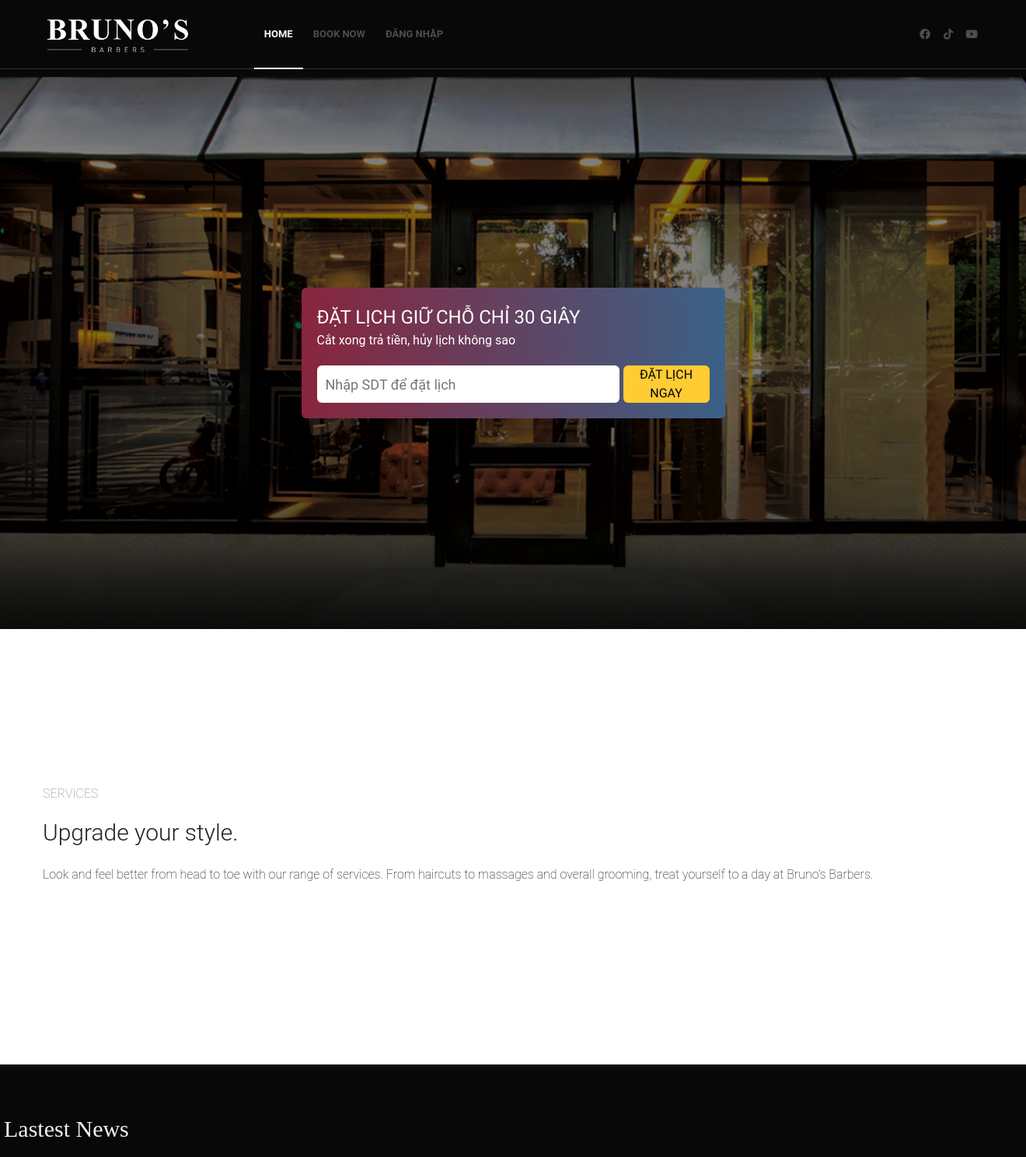
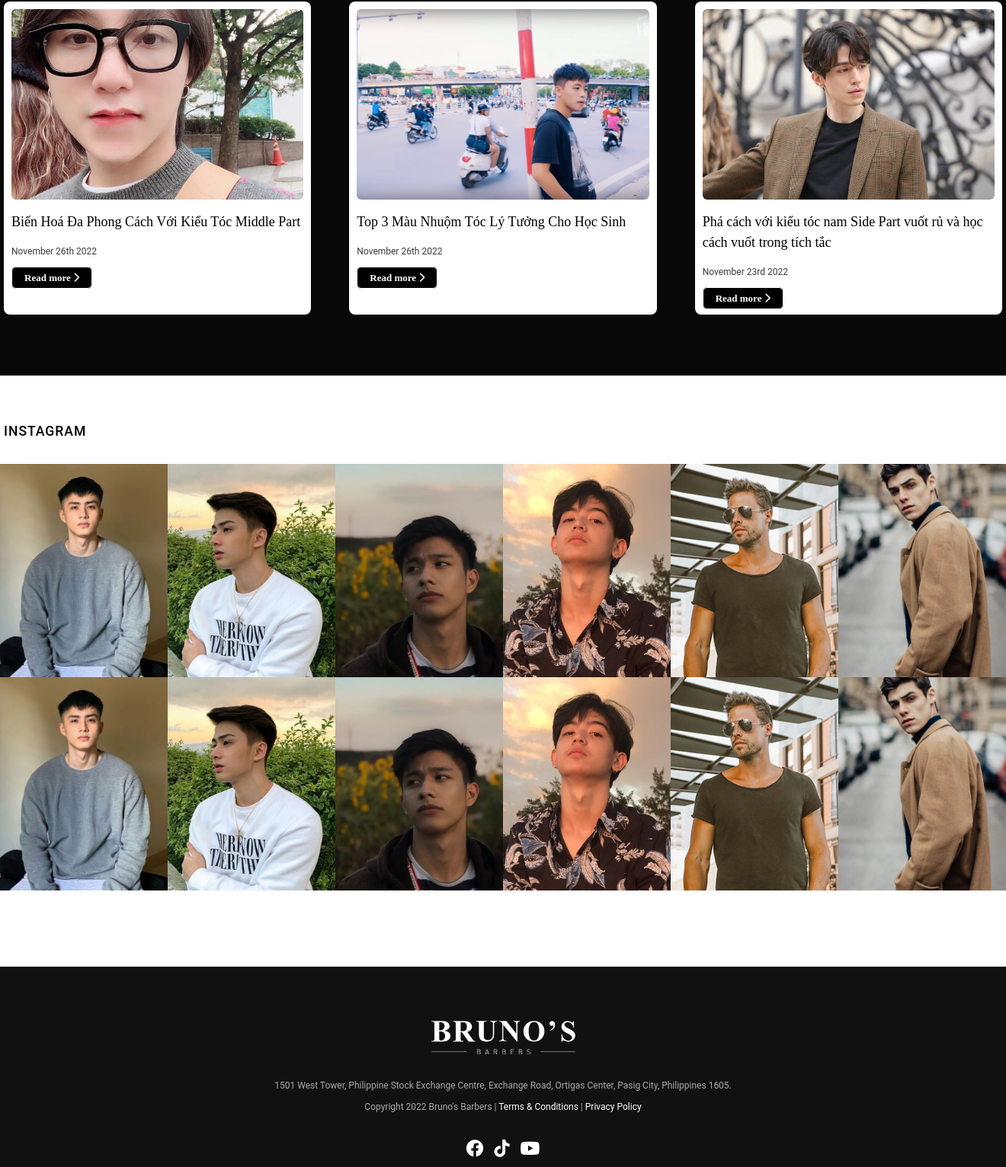
The page / on the database its author committed (2 pictures, top to bottom).
### tables this page shows
CREATE TABLE `posts` (
  `id` int(11) NOT NULL,
  `title` varchar(255) NOT NULL,
  `image` varchar(300) NOT NULL,
  `createdAt` datetime NOT NULL,
  `updateAt` datetime NOT NULL,
  `content` text NOT NULL
);

### controllers/front/index.php (called while the page is built)
<?php
require "models/front.php";
$blogs = query("SELECT * FROM `posts` ORDER BY RAND() LIMIT 3");
require "views/front/index.php";

### index.php (called while the page is built)
<?php
$action = isset($_GET['action']) ? $_GET['action'] : null;
if (isset($action)) :
    switch ($action) {
        case 'index':
            require "controllers/front/index.php";
            break;
        case 'login':
            require "login.php";
            break;
        case 'book':
            require "controllers/front/booking.php";
            break;
        case 'receipt':
            require "controllers/admin/index.php";
            break;
        case 'feedback':
            require "controllers/admin/feedback.php";
            break;
        case 'dashboard':
            require "controllers/admin/dashboard.php";
            break;
        case 'addservice':
            require "controllers/admin/add-service.php";
            break;
        case 'services':
            require "controllers/admin/services.php";
            break;
        case 'edit_service':
            require "controllers/admin/edit_service.php";
            break;
        case 'addemployee':
            require "controllers/admin/add-employee.php";
            break;
        case 'employees':
            require "controllers/admin/employee.php";
            break;
        case 'edit_employee':
            require "controllers/admin/edit_employee.php";
            break;
        case 'addblog':
            require "controllers/admin/add-blog.php";
            break;
        case 'blogs':
            require "controllers/admin/blogs.php";
            break;
        case 'edit_blog':
            require "controllers/admin/edit_blog.php";
            break;
        case 'delete_blog':
            require "controllers/admin/delete_blog.php";
            break;
        case 'addcombo':
            require "controllers/admin/add-combo.php";
            break;
        case 'edit_combo':
            require "controllers/admin/edit_combo.php";
            break;
        case 'booking_offline':
            require "controllers/admin/booking_offline.php";
            break;
        case 'blog_detail':
            require "controllers/front/blog__detail.php";
            break;
        case 'history':
            require "controllers/front/listOrder.php";
            break;
        default:
            require "views/front/404.php";
            break;
    }
else :
    require "controllers/front/index.php";
endif;

### models/front.php (called while the page is built, shortened)
<?php
function connect()
{
    $dbhost  = 'localhost';
    $dbname  = 'pro1014';
    $dbuser  = 'root';
    $dbpass  = '';
    try {
        $dbConn = new PDO("mysql:host=$dbhost;dbname=$dbname;charset=utf8mb4", $dbuser, $dbpass);
        $dbConn->setAttribute(PDO::ATTR_ERRMODE, PDO::ERRMODE_EXCEPTION);
    } catch (PDOException $e) {
        echo $e->getMessage();
    }
    return $dbConn;
}
function query($sql)
{
    $conn = connect();
    $stmt = $conn->prepare($sql);
    $stmt->execute();
    $data = $stmt->fetchAll(PDO::FETCH_ASSOC);
    return $data;
}

### views/front/index.php (the view, shortened to what this page needs)
<!DOCTYPE html>
<html lang="en">
<head>
    <link rel="stylesheet" href="public/css/main.css">
    <link rel="stylesheet" href="https://cdnjs.cloudflare.com/ajax/libs/font-awesome/6.2.0/css/all.min.css" />
    <link rel="stylesheet" href="https://cdnjs.cloudflare.com/ajax/libs/animate.css/4.1.1/animate.min.css" />
</head>
<body>
    <div class="container-fluid">
        <?php require "views/front/partials/header.php"; ?>
        <main>
            <div class="banner">
                <div class="overlay_background"></div>
                <div class="home__form-input" id="booknow">
                    <div class="form-input__slogan">
                        <div class="slogan__title">Đặt lịch giữ chỗ chỉ 30 giây</div>
                        <div class="slogan__text">Cắt xong trả tiền, hủy lịch không sao</div>
                    </div>
                    <?php if(isset($_SESSION['phone_number'])) : ?>
                    <div class="form-input__form">
                        <a href="/?action=book">
                            <button class="button-85" role="button">ĐẶT LỊCH NGAY</button>
                        </a>
                    </div>
                    <?php else: ?>
                    <div class="form-input__form flex">
                        <form action="/book" method="POST" style="width: 100%;">
                            <div class="form__input flex">
                                <input placeholder="Nhập SDT để đặt lịch" type="tel" class="my-input" value="" autofocus name="phone" maxlength="10">
                                <button type="submit" class="btn__action">ĐẶT LỊCH NGAY</button>
                            </div>
                        </form>
                    </div>
                    <?php endif; ?>
                </div>
            </div>
            <div class="list-services">
                <div class="service container">
                    <div class="service_detail">
                        <p class="service_detail-title">SERVICES</p>
                        <p class="service_detail-name">Upgrade your style.</p>
                        <p class="service_detail-desc">
                            Look and feel better from head to toe with our range of services. From haircuts to massages
                            and
                            overall grooming, treat yourself to a day at Bruno’s Barbers.
                        </p>
                    </div>
                </div>
            </div>
            <div class="blog container">
                <p class="blog-title">Lastest News</p>
                <div class="list-posts">
                    <?php foreach ($blogs as $key => $blog) : ?>
                    <div class="post">
                        <img src="public/images/image__blog/<?= $blog['image'] ?>" alt="">
                        <p class="post_title"><?= $blog['title'] ?></p>
                        <p class="post_date"><?= date("F jS Y", strtotime($blog['createdAt'])) ?></p>
                        <a href="/?action=blog_detail&id=<?= $blog['id'] ?>" class="post_readmore">Read more <i
                                class="fa-solid fa-chevron-right"></i></a>
                    </div>
                    <?php endforeach; ?>
                </div>
            </div>
        </main>
        <div class="instagram">
            <p class="instagram-title container">INSTAGRAM</p>
            <div class="instagram-list">
                <img src="public/images/insta-1.jpg" alt="">
                <img src="public/images/insta-2.jpg" alt="">
                <img src="public/images/insta-3.jpg" alt="">
                <img src="public/images/insta-4.jpg" alt="">
                <img src="public/images/insta-5.jpg" alt="">
                <img src="public/images/man-large.jpg" alt="">
                <img src="public/images/insta-1.jpg" alt="">
                <img src="public/images/insta-2.jpg" alt="">
                <img src="public/images/insta-3.jpg" alt="">
                <img src="public/images/insta-4.jpg" alt="">
                <img src="public/images/insta-5.jpg" alt="">
                <img src="public/images/man-large.jpg" alt="">
            </div>
        </div>
        <?php require "views/front/partials/footer.php" ?>
    </div>
</body>
</html>

### public/css/main.css (style rules this page uses)
*, *::before, *::after { box-sizing: border-box; }
* { margin: 0; padding: 0; font: inherit; scroll-behavior: smooth; }
body { line-height: 1.5; }
img, picture, video, canvas, svg { display: block; max-width: 100%; }
input, button, textarea, select { outline: none; }
p, h1, h2, h3, h4, h5, h6 { overflow-wrap: break-word; }
body { font-family: "Roboto", serif; background-color: #080808; }
@media (min-width: 1024px) { .container { width: 1310px; margin: auto; padding: 0 50px; } }
@media (min-width: 1024px) { a { text-decoration: none; } }
@media (min-width: 1024px) { .overlay_background { position: absolute; top: 0; bottom: 0; left: 0; right: 0; background-color: rgba(0, 0, 0, .5); z-index: -1; } }
@media (min-width: 1024px) { .banner { position: relative; margin-top: 10px; width: 100%; height: 710px; background-image: url("/public/images/banner.jpg"); background-position: center; background-repeat: no-repeat; background-size: cover; display: flex; z-index: 1; } }
@media (min-width: 1024px) { .list-services { background-color: #fff; } }
@media (min-width: 1024px) { .service { padding-top: 90px; padding-bottom: 90px; display: grid; grid-template-columns: 1fr auto; align-items: center; gap: 73px; } }
@media (min-width: 1024px) { .service_detail-title { font-weight: 100; color: #808080; font-size: 16px; } }
@media (min-width: 1024px) { .service_detail-name { margin: 15px 0px 20px; font-size: 30px; color: #1f1f1f; font-weight: 300; } }
@media (min-width: 1024px) { .service_detail-desc { color: #000; margin: 13px 0; font-weight: 100; padding-bottom: 20px; } }
@media (min-width: 1024px) { .blog { padding: 60px 0 80px 0; color: #000; } }
@media (min-width: 1024px) { .list-posts { margin-top: 16px; display: grid; grid-template-columns: repeat(3, 1fr); gap: 50px; } }
@media (min-width: 1024px) { .blog-title { color: #f1f1f1; font-size: 30px; font-family: "Poppins", serif; } }
@media (min-width: 1024px) { .post { padding: 10px; background-color: #fff; border-radius: 8px; } }
@media (min-width: 1024px) { .post img { border-radius: 6px; width: 400px; height: 250px; object-fit: cover; } }
@media (min-width: 1024px) { .post_title { font-family: "Poppins", serif; font-size: 18px; font-weight: 500; margin: 16px 0; } }
@media (min-width: 1024px) { .post_date { font-weight: 400; font-size: 12px; color: #201f1fe0; margin-top: 8px; margin-bottom: 13px; } }
@media (min-width: 1024px) { .post_readmore { margin-top: 20px; border: 1px solid #fff; background-color: #000; color: white; font-weight: 800; border-radius: 6px; padding: 6px 16px; font-family: "Poppins", serif; font-size: 13px; transition: all .3s ease-in; } }
@media (min-width: 1024px) { .instagram { background-color: #fff; color: #000; padding: 60px 0 100px 0; } }
@media (min-width: 1024px) { .instagram-title { color: #000; font-size: 14px; font-weight: 500; text-transform: uppercase; letter-spacing: 1px; font-size: 1.1em; padding: 0 0 30px 0; } }
@media (min-width: 1024px) { .instagram-list { display: grid; grid-template-columns: repeat(6, 1fr); } }
@media (min-width: 1024px) { .instagram-list img { width: 100%; height: 280px; object-fit: cover; } }
.flex { display: flex; }
.home__form-input { border-radius: 6px; width: 545px; display: flex; flex-direction: column; justify-content: center; margin: auto; background: #3a6186; background: -webkit-linear-gradient(to right, #89253e, #3a6186); background: linear-gradient(to right, #89253e, #3a6186); padding: 20px; }
.form__input { width: 100%; column-gap: 5px; }
.form__input ::placeholder { font-size: 18px; }
.form-input__slogan { margin-bottom: 20px; color: #fff; }
.slogan__title { text-transform: uppercase; font-size: 24px; font-family: 'Oswald', sans-serif; }
.form-input__form { width: 100%; }
.home__form-input .form-input__form .form__input input { border-radius: 6px; width: 100%; padding-left: 10px; font-size: 20px; border: 1px solid transparent; font-family: "Oswald", sans-serif; font-weight: 500; }
.btn__action { padding: 0 12px; font-size: 16px; border-radius: 6px; font-family: 'oswald', sans-serif; cursor: pointer; border: none; outline: none; background-color: #fc3 !important; color: #000 !important; font-weight: 500; }

### rows shown on the page
posts: image (picture), title "Biến Hoá Đa Phong Cách Với Kiểu Tóc Middle Part", createdAt "November 26th 2022"
posts: image (picture), title "Top 3 Màu Nhuộm Tóc Lý Tưởng Cho Học Sinh", createdAt "November 26th 2022"
posts: image (picture), title "Phá cách với kiểu tóc nam Side Part vuốt rủ và học cách vuốt trong tích tắc", createdAt "November 23rd 2022"
